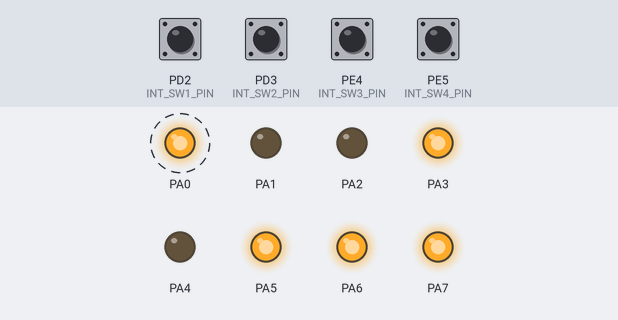
Bench run of a program on a simulated ATmega128, built with avr-gcc and emulated at 16 MHz (the files do not name the chip). On the bench: output pins drawn as LEDs (lit = HIGH). Dashed ring = blinking. The inputs (shaded band) are chosen by the test bench; at power-on: PD2 (INT_SW1_PIN), PD3 (INT_SW2_PIN), PE4 (INT_SW3_PIN), PE5 (INT_SW4_PIN) HIGH.

Above: at 2.15 s.
2.2 s: PE4 (INT_SW3_PIN) pulled LOW for 0.15 s
At 2.35 s:
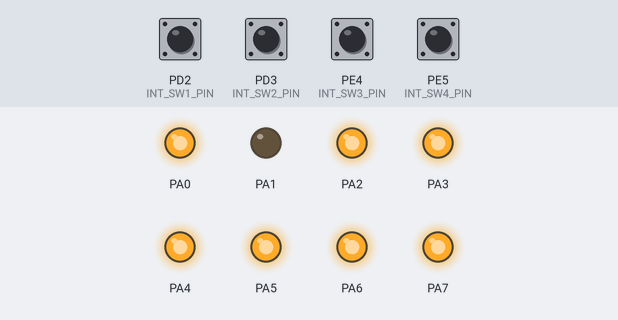
At 2.75 s:
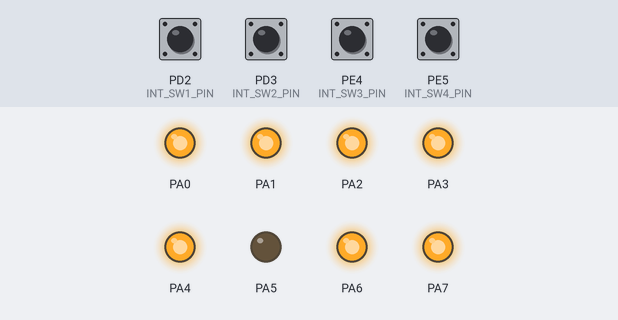
2.9 s: PD3 (INT_SW2_PIN) pulsed LOW 5 times (0.12 s each, 0.3 s apart)
5.9 s: PD2 (INT_SW1_PIN) pulled LOW for 0.15 s
At 6.0 s:
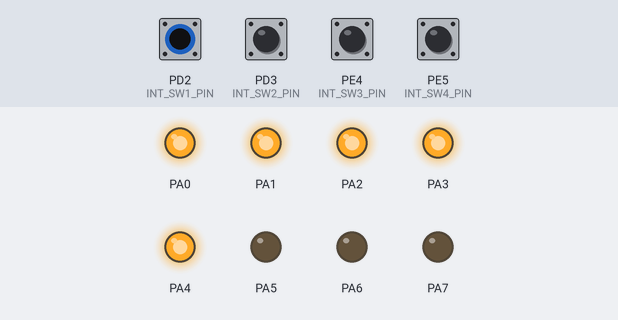
6.6 s: PD2 (INT_SW1_PIN) pulsed LOW 5 times (0.12 s each, 0.3 s apart)
9.6 s: PD3 (INT_SW2_PIN) pulled LOW for 0.15 s
At 9.9 s:
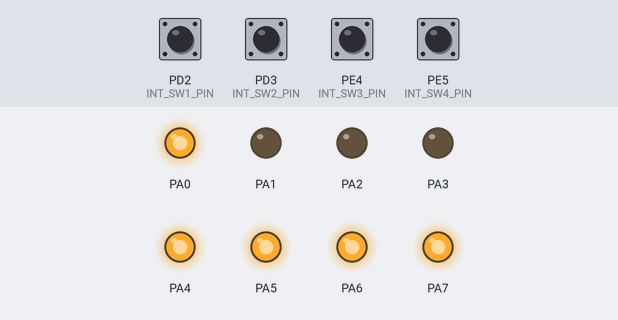
10.3 s: PE5 (INT_SW4_PIN) pulled LOW for 0.15 s
Timing chart, 0 to 17.0 s (numbered marks = the images above; inputs shaded):
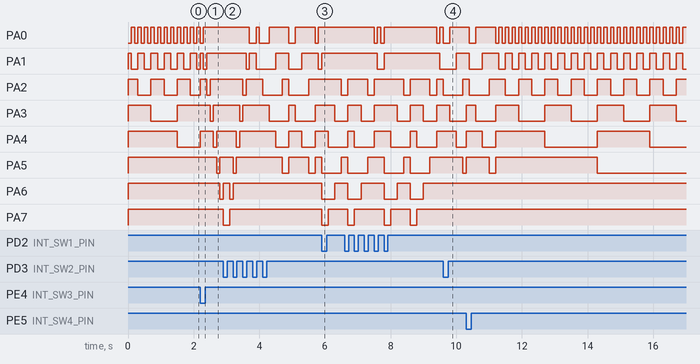

Measured:
- after the input at 2.2 s, PA0: goes on until 2.3 s, then stays HIGH; PA3: HIGH → LOW after 0.30 s instead of 0.10 s; PA4: LOW → HIGH at once, → LOW 0.40 s later, → HIGH 0.10 s later; PA5: HIGH → LOW after 0.50 s, → HIGH 0.10 s later; PA6: HIGH → LOW after 0.60 s
- after the input at 5.9 s, PA0: stops changing and stays HIGH; PA4: HIGH → LOW after 0.20 s; PA5: HIGH → LOW at once, → HIGH 0.60 s later; PA6: HIGH → LOW at once, → HIGH 0.40 s later; PA7: HIGH → LOW at once, → HIGH 0.20 s later
- after the input at 9.6 s, PA3: HIGH → LOW after 0.20 s instead of 0.50 s; PA4: HIGH → LOW after 0.40 s; PA5: HIGH → LOW after 0.60 s
- by itself, PA0: alternates HIGH for 0.10 s and LOW for 0.10 s

The program:

main.c
```c
#ifndef F_CPU
#define F_CPU 16000000UL
#endif

#include <avr/io.h>
#include <util/delay.h>
#include <avr/interrupt.h>

// 스위치 핀 설정 (PD2: INT2, PD3: INT3, PE4: INT4, PE5: INT5)
#define INT_SW1_PIN PD2
#define INT_SW2_PIN PD3
#define INT_SW3_PIN PE4
#define INT_SW4_PIN PE5

volatile unsigned char event = 0; // 0: 평소(2진 카운터), 1: SW1, 2: SW2, 3: SW3

void interruptInit(void)
{
	// 1. 스위치 핀 입력 설정 및 내부 풀업 저항 활성화
	DDRD &= ~((1 << INT_SW1_PIN) | (1 << INT_SW2_PIN));
	PORTD |= (1 << INT_SW1_PIN) | (1 << INT_SW2_PIN);

	DDRE &= ~((1 << INT_SW3_PIN) | (1 << INT_SW4_PIN));
	PORTE |= (1 << INT_SW3_PIN) | (1 << INT_SW4_PIN);

	// 2. 인터럽트 발생 조건 설정 (Falling Edge)
	EICRA = (1 << ISC21) | (1 << ISC31); // INT2, INT3
	EICRB = (1 << ISC41) | (1 << ISC51); // INT4, INT5

	// 3. 외부 인터럽트 허용
	EIMSK |= (1 << INT2) | (1 << INT3) | (1 << INT4) | (1 << INT5);
}

// INT2 (PD2) : 3개씩 우측 이동
ISR(INT2_vect)
{
	event = 1;
}

// INT3 (PD3) : 3개씩 좌측 이동
ISR(INT3_vect)
{
	event = 2;
}

// INT4 (PE4) : 1개 좌우 이동
ISR(INT4_vect)
{
	event = 3;
}

// INT5 (PE5) : 2진 카운터 초기화 및 꺼짐
ISR(INT5_vect)
{
	event = 0;
	PORTA = 0xFF;
}

int main(void)
{
	int i = 0, repeat = 0;
	unsigned char temp = 0;

	// 1. PORTA 전체 LED 출력 설정 (Active Low)
	DDRA = 0xFF;
	PORTA = 0xFF; // 초기 상태: 모두 꺼짐

	// 2. 인터럽트 초기화 및 전체 인터럽트 허용
	interruptInit();
	sei();

	while (1)
	{
		// 1) INT2 (PD2): LED 3개씩 '우측'으로 2칸씩 이동 (2회 반복)
		if (event == 1)
		{
			for (repeat = 0; repeat < 2; repeat++)
			{
				temp = 0b11100000; // 7, 6, 5번 LED 켜짐
				for (i = 0; i < 4; i++)
				{
					PORTA = ~temp;
					temp = temp >> 1; // 우측 Shift
					_delay_ms(200);
				}
			}
			PORTA = 0xFF;
			event = 0;
		}
		// 2) INT3 (PD3): LED 3개씩 '좌측'으로 2칸씩 이동 (2회 반복)
		else if (event == 2)
		{
			for (repeat = 0; repeat < 2; repeat++)
			{
				temp = 0b00000111; // 2, 1, 0번 LED 켜짐
				for (i = 0; i < 4; i++)
				{
					PORTA = ~temp;
					temp = temp << 1; // 좌측 Shift
					_delay_ms(200);
				}
			}
			PORTA = 0xFF;
			event = 0;
		}
		// 3) INT4 (PE4): 1개 LED 좌측 이동 후 우측 이동
		else if (event == 3)
		{
			temp = 0b00000001;
			for (i = 0; i < 8; i++)
			{
				PORTA = ~temp;
				temp = temp << 1;
				_delay_ms(100);
			}

			temp = 0b10000000;
			for (i = 0; i < 8; i++)
			{
				PORTA = ~temp;
				temp = temp >> 1;
				_delay_ms(100);
			}
			PORTA = 0xFF;
			event = 0;
		}
		// 4) 평소: 2진 카운터 (0.1초 마다)
		else
		{
			if (PORTA == 0x00)
			{
				PORTA = 0xFF;
				_delay_ms(100);
			}
			else
			{
				PORTA = PORTA - 1;
				_delay_ms(100);
			}
		}
	}

	return 0;
}
```
